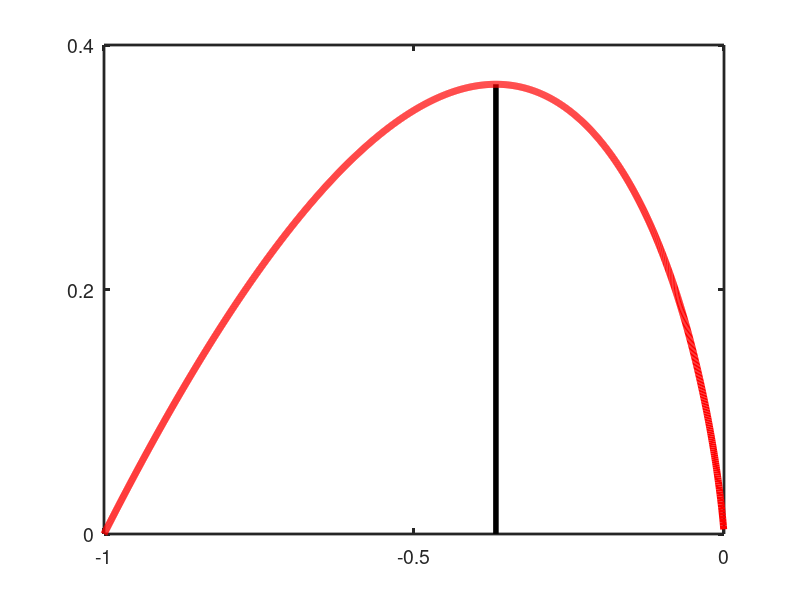

This figure's MATLAB source: (Note: this script raises an error after producing the figure.)
function optMaxLambdaVal()
%% Optimization illustration

f = @(x)x-(x-x.*log(-x));
domain = -1:0.0005:0;
figure; hold on;
m = -1/exp(1);
plot([m,m],[0,f(m)],'-k','LineWidth',4);
plot(domain,f(domain),'-r','LineWidth',5);
axis([-1 0 0 0.4]);
set(gca,'XTick',[-1 -0.5 0],'YTick',[0 0.2 0.4],'box','on',...
    'LineWidth',2,'FontSize',14);
pdfcrop;

annotation(gcf,'textbox',[0.7983 0.02415 0.05935 0.1111],...
    'String',{'\eta'},...
    'FontSize',18,...
    'LineStyle','none');

annotation(gcf,'textbox',[0.1611 0.7415 0.2 0.1014],...
    'String',{'\eta\xi - g(\eta)'},...
    'FontSize',18,...
    'LineStyle','none');

printPmtkFigure optMaxLambdaVal;




end
